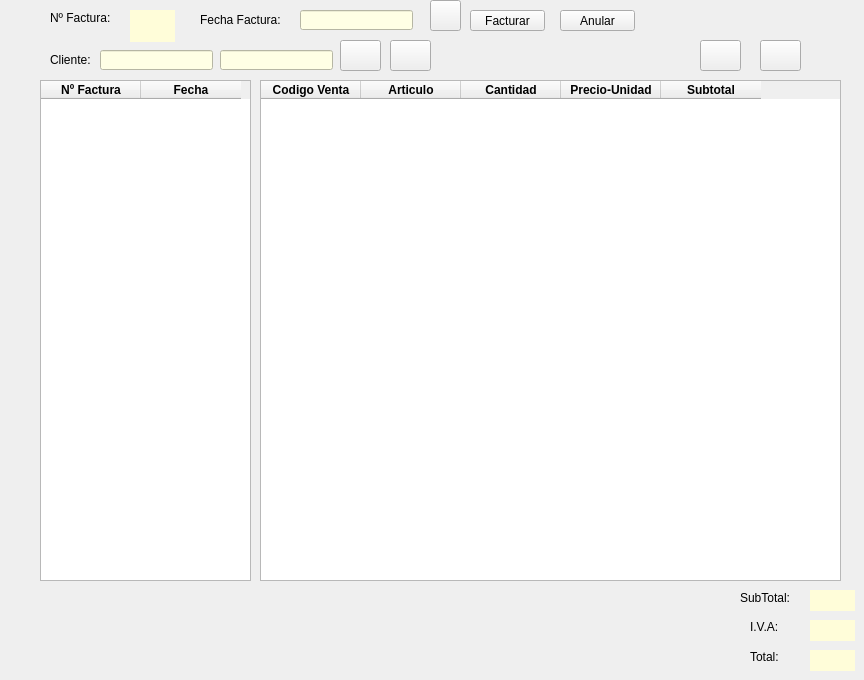
      <widget class="QWidget" name="panelFac">
       <attribute name="title">
        <string>Facturación</string>
       </attribute>
       <widget class="QLabel" name="lblfact">
        <property name="geometry">
         <rect>
          <x>50</x>
          <y>10</y>
          <width>71</width>
          <height>16</height>
         </rect>
        </property>
        <property name="text">
         <string>Nº Factura:</string>
        </property>
       </widget>
       <widget class="QLabel" name="lblfechaFact">
        <property name="geometry">
         <rect>
          <x>200</x>
          <y>10</y>
          <width>91</width>
          <height>20</height>
         </rect>
        </property>
        <property name="text">
         <string>Fecha Factura:</string>
        </property>
       </widget>
       <widget class="QLabel" name="lblCli">
        <property name="geometry">
         <rect>
          <x>50</x>
          <y>50</y>
          <width>47</width>
          <height>20</height>
         </rect>
        </property>
        <property name="text">
         <string>Cliente:</string>
        </property>
       </widget>
       <widget class="QLineEdit" name="EditFechaFact">
        <property name="geometry">
         <rect>
          <x>300</x>
          <y>10</y>
          <width>113</width>
          <height>20</height>
         </rect>
        </property>
        <property name="styleSheet">
         <string notr="true">background-color: rgb(255, 255, 229);</string>
        </property>
       </widget>
       <widget class="QLineEdit" name="EditDNICli">
        <property name="geometry">
         <rect>
          <x>100</x>
          <y>50</y>
          <width>113</width>
          <height>20</height>
         </rect>
        </property>
        <property name="styleSheet">
         <string notr="true">background-color: rgb(255, 255, 229);</string>
        </property>
       </widget>
       <widget class="QLineEdit" name="EditApelCli">
        <property name="geometry">
         <rect>
          <x>220</x>
          <y>50</y>
          <width>113</width>
          <height>20</height>
         </rect>
        </property>
        <property name="styleSheet">
         <string notr="true">background-color: rgb(255, 255, 229);</string>
        </property>
       </widget>
       <widget class="QLabel" name="lblFactura">
        <property name="geometry">
         <rect>
          <x>130</x>
          <y>10</y>
          <width>45</width>
          <height>32</height>
         </rect>
        </property>
        <property name="maximumSize">
         <size>
          <width>45</width>
          <height>16777215</height>
         </size>
        </property>
        <property name="cursor">
         <cursorShape>ArrowCursor</cursorShape>
        </property>
        <property name="mouseTracking">
         <bool>false</bool>
        </property>
        <property name="autoFillBackground">
         <bool>false</bool>
        </property>
        <property name="styleSheet">
         <string notr="true">background-color: rgb(255, 253, 217);</string>
        </property>
        <property name="text">
         <string/>
        </property>
       </widget>
       <widget class="QPushButton" name="btnCalendario">
        <property name="geometry">
         <rect>
          <x>430</x>
          <y>0</y>
          <width>31</width>
          <height>31</height>
         </rect>
        </property>
        <property name="text">
         <string/>
        </property>
        <property name="icon">
         <iconset resource="img/calendario.qrc">
          <normaloff>:/calendario/calendar.png</normaloff>:/calendario/calendar.png</iconset>
        </property>
        <property name="iconSize">
         <size>
          <width>30</width>
          <height>30</height>
         </size>
        </property>
       </widget>
       <widget class="QPushButton" name="btnFacturar">
        <property name="geometry">
         <rect>
          <x>470</x>
          <y>10</y>
          <width>75</width>
          <height>21</height>
         </rect>
        </property>
        <property name="text">
         <string>Facturar</string>
        </property>
       </widget>
       <widget class="QPushButton" name="btnAnular">
        <property name="geometry">
         <rect>
          <x>560</x>
          <y>10</y>
          <width>75</width>
          <height>21</height>
         </rect>
        </property>
        <property name="text">
         <string>Anular</string>
        </property>
       </widget>
       <widget class="QPushButton" name="btnBuscarFact">
        <property name="geometry">
         <rect>
          <x>340</x>
          <y>40</y>
          <width>41</width>
          <height>31</height>
         </rect>
        </property>
        <property name="text">
         <string/>
        </property>
        <property name="icon">
         <iconset resource="img/Buscar.qrc">
          <normaloff>:/Buscar/Buscar.png</normaloff>:/Buscar/Buscar.png</iconset>
        </property>
       </widget>
       <widget class="QPushButton" name="btnRefresh">
        <property name="geometry">
         <rect>
          <x>390</x>
          <y>40</y>
          <width>41</width>
          <height>31</height>
         </rect>
        </property>
        <property name="text">
         <string/>
        </property>
        <property name="icon">
         <iconset resource="img/reload.qrc">
          <normaloff>:/reload/iconreload.png</normaloff>:/reload/iconreload.png</iconset>
        </property>
       </widget>
       <widget class="QTableWidget" name="tableFechaFact">
        <property name="geometry">
         <rect>
          <x>40</x>
          <y>80</y>
          <width>211</width>
          <height>501</height>
         </rect>
        </property>
        <column>
         <property name="text">
          <string>Nº Factura</string>
         </property>
         <property name="font">
          <font>
           <weight>75</weight>
           <bold>true</bold>
          </font>
         </property>
         <property name="textAlignment">
          <set>AlignCenter</set>
         </property>
        </column>
        <column>
         <property name="text">
          <string>Fecha</string>
         </property>
         <property name="font">
          <font>
           <weight>75</weight>
           <bold>true</bold>
          </font>
         </property>
         <property name="textAlignment">
          <set>AlignCenter</set>
         </property>
        </column>
       </widget>
       <widget class="QTableWidget" name="tabFact">
        <property name="geometry">
         <rect>
          <x>260</x>
          <y>80</y>
          <width>581</width>
          <height>501</height>
         </rect>
        </property>
        <column>
         <property name="text">
          <string>Codigo Venta</string>
         </property>
         <property name="font">
          <font>
           <weight>75</weight>
           <bold>true</bold>
          </font>
         </property>
         <property name="textAlignment">
          <set>AlignCenter</set>
         </property>
        </column>
        <column>
         <property name="text">
          <string>Articulo</string>
         </property>
         <property name="font">
          <font>
           <weight>75</weight>
           <bold>true</bold>
          </font>
         </property>
         <property name="textAlignment">
          <set>AlignCenter</set>
         </property>
        </column>
        <column>
         <property name="text">
          <string>Cantidad</string>
         </property>
         <property name="font">
          <font>
           <weight>75</weight>
           <bold>true</bold>
          </font>
         </property>
         <property name="textAlignment">
          <set>AlignCenter</set>
         </property>
        </column>
        <column>
         <property name="text">
          <string>Precio-Unidad</string>
         </property>
         <property name="font">
          <font>
           <weight>75</weight>
           <bold>true</bold>
          </font>
         </property>
         <property name="textAlignment">
          <set>AlignCenter</set>
         </property>
        </column>
        <column>
         <property name="text">
          <string>Subtotal</string>
         </property>
         <property name="font">
          <font>
           <weight>75</weight>
           <bold>true</bold>
          </font>
         </property>
         <property name="textAlignment">
          <set>AlignCenter</set>
         </property>
        </column>
       </widget>
       <widget class="QLabel" name="label">
        <property name="geometry">
         <rect>
          <x>740</x>
          <y>590</y>
          <width>61</width>
          <height>16</height>
         </rect>
        </property>
        <property name="text">
         <string>SubTotal:</string>
        </property>
       </widget>
       <widget class="QLabel" name="label_2">
        <property name="geometry">
         <rect>
          <x>750</x>
          <y>620</y>
          <width>47</width>
          <height>13</height>
         </rect>
        </property>
        <property name="text">
         <string>I.V.A:</string>
        </property>
       </widget>
       <widget class="QLabel" name="label_3">
        <property name="geometry">
         <rect>
          <x>750</x>
          <y>650</y>
          <width>47</width>
          <height>13</height>
         </rect>
        </property>
        <property name="text">
         <string>Total:</string>
        </property>
       </widget>
       <widget class="QLabel" name="lblSubtotal">
        <property name="geometry">
         <rect>
          <x>810</x>
          <y>590</y>
          <width>45</width>
          <height>21</height>
         </rect>
        </property>
        <property name="maximumSize">
         <size>
          <width>45</width>
          <height>16777215</height>
         </size>
        </property>
        <property name="cursor">
         <cursorShape>ArrowCursor</cursorShape>
        </property>
        <property name="mouseTracking">
         <bool>false</bool>
        </property>
        <property name="autoFillBackground">
         <bool>false</bool>
        </property>
        <property name="styleSheet">
         <string notr="true">background-color: rgb(255, 253, 217);</string>
        </property>
        <property name="text">
         <string/>
        </property>
       </widget>
       <widget class="QLabel" name="lblIVA">
        <property name="geometry">
         <rect>
          <x>810</x>
          <y>620</y>
          <width>45</width>
          <height>21</height>
         </rect>
        </property>
        <property name="maximumSize">
         <size>
          <width>45</width>
          <height>16777215</height>
         </size>
        </property>
        <property name="cursor">
         <cursorShape>ArrowCursor</cursorShape>
        </property>
        <property name="mouseTracking">
         <bool>false</bool>
        </property>
        <property name="autoFillBackground">
         <bool>false</bool>
        </property>
        <property name="styleSheet">
         <string notr="true">background-color: rgb(255, 253, 217);</string>
        </property>
        <property name="text">
         <string/>
        </property>
       </widget>
       <widget class="QLabel" name="lblTotal">
        <property name="geometry">
         <rect>
          <x>810</x>
          <y>650</y>
          <width>45</width>
          <height>21</height>
         </rect>
        </property>
        <property name="maximumSize">
         <size>
          <width>45</width>
          <height>16777215</height>
         </size>
        </property>
        <property name="cursor">
         <cursorShape>ArrowCursor</cursorShape>
        </property>
        <property name="mouseTracking">
         <bool>false</bool>
        </property>
        <property name="autoFillBackground">
         <bool>false</bool>
        </property>
        <property name="styleSheet">
         <string notr="true">background-color: rgb(255, 253, 217);</string>
        </property>
        <property name="text">
         <string/>
        </property>
       </widget>
       <widget class="QPushButton" name="btnAceptarventa">
        <property name="geometry">
         <rect>
          <x>700</x>
          <y>40</y>
          <width>41</width>
          <height>31</height>
         </rect>
        </property>
        <property name="text">
         <string/>
        </property>
        <property name="icon">
         <iconset resource="img/aceptar.qrc">
          <normaloff>:/aceptar/comprobado.png</normaloff>:/aceptar/comprobado.png</iconset>
        </property>
       </widget>
       <widget class="QPushButton" name="btnCancelar">
        <property name="geometry">
         <rect>
          <x>760</x>
          <y>40</y>
          <width>41</width>
          <height>31</height>
         </rect>
        </property>
        <property name="text">
         <string/>
        </property>
        <property name="icon">
         <iconset resource="img/cancelar.qrc">
          <normaloff>:/cancelar/cancelar.png</normaloff>:/cancelar/cancelar.png</iconset>
        </property>
       </widget>
      </widget>
